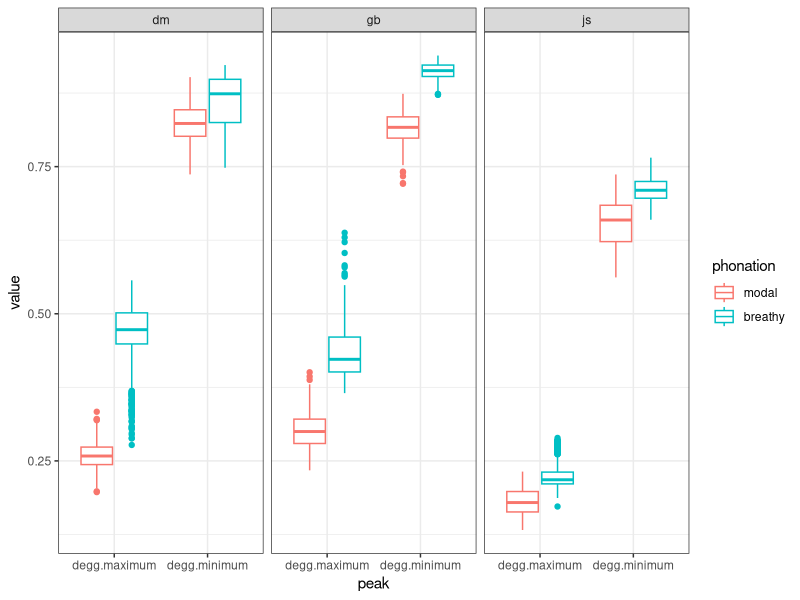
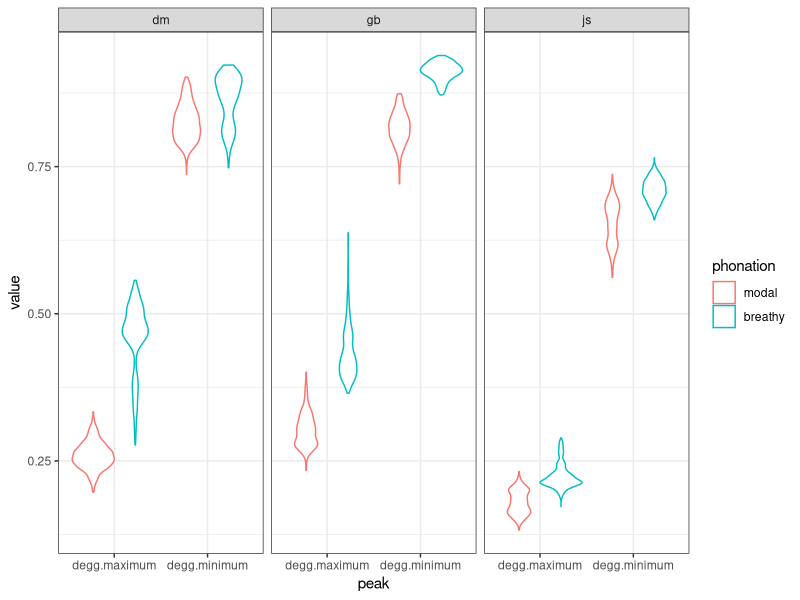
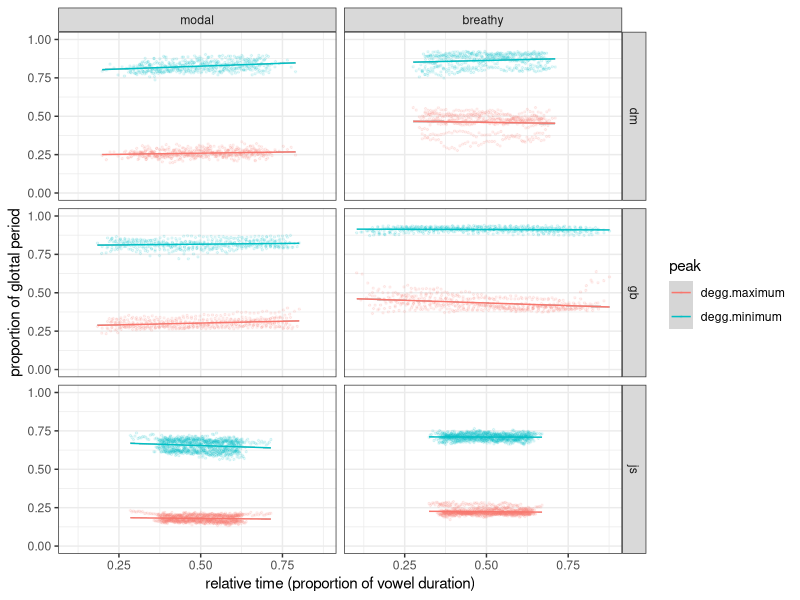
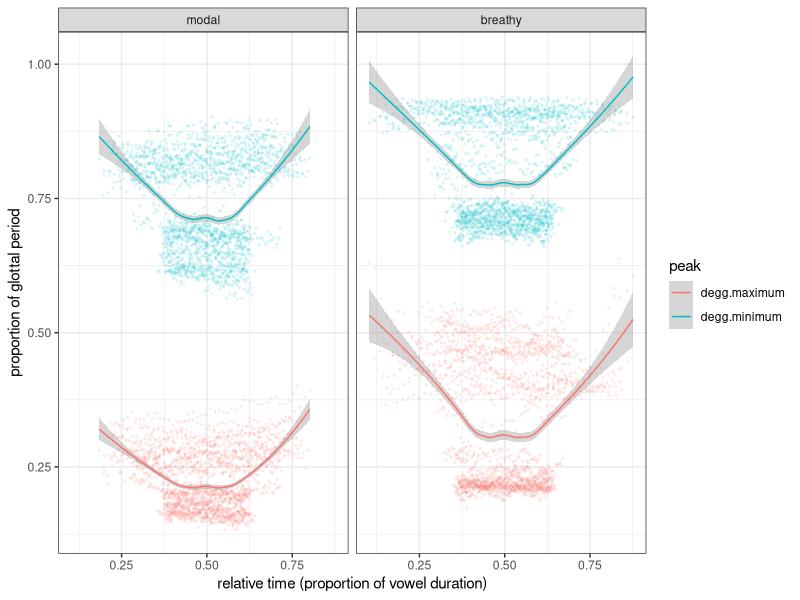
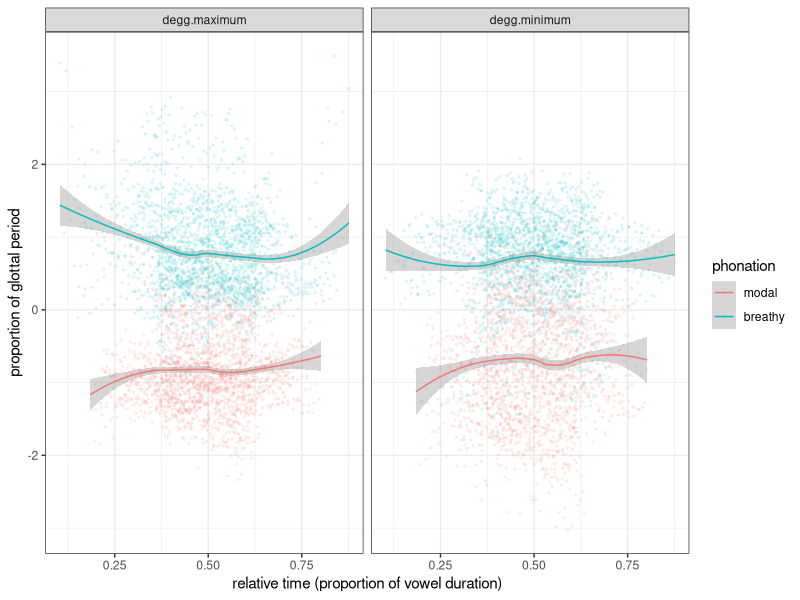
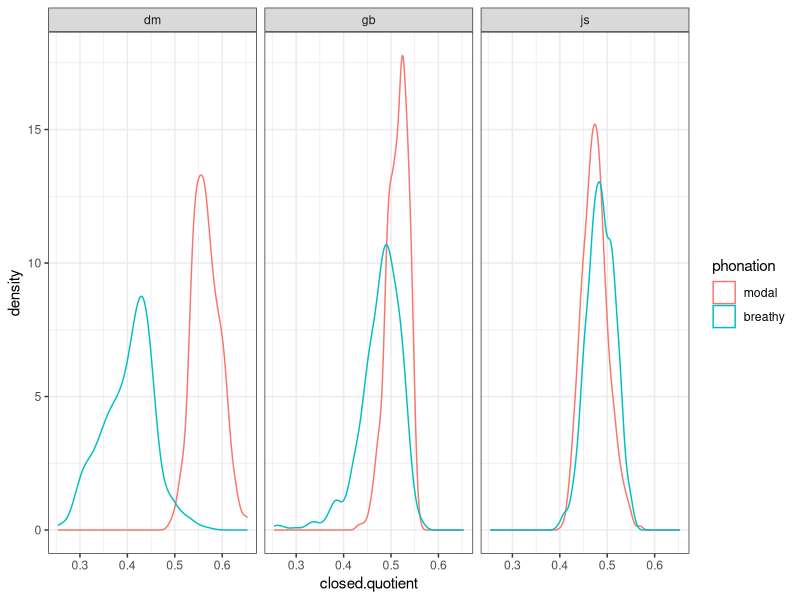
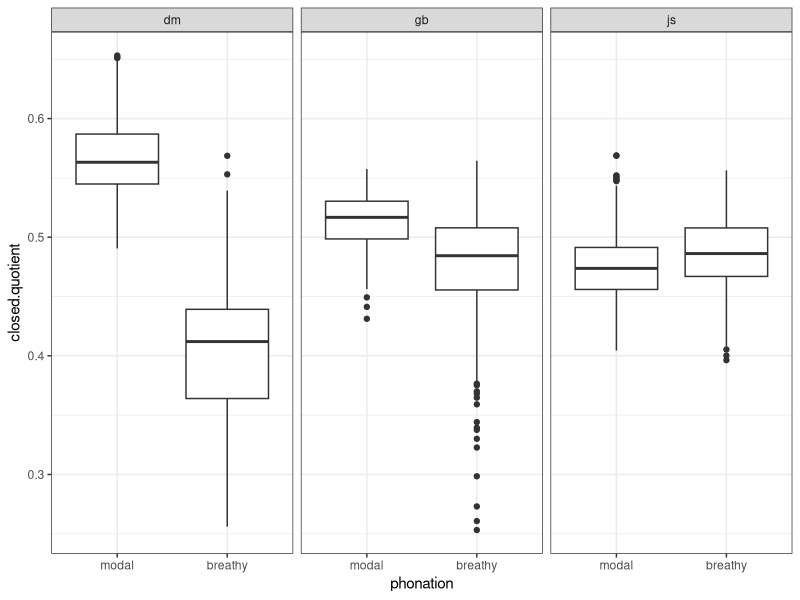

Reproduce these figures in R, in order. (Note: this script raises an error after producing the figures.)
## ---- chunk 1
knitr::opts_chunk$set(echo = TRUE)
knitr::opts_knit$set(root.dir=normalizePath("../../"))
library(readr)
library(dplyr)
library(tidyr)
library(ggplot2)
theme_set(theme_bw())
library(lme4)
library(effects)
library(afex)
## ---- chunk 2
degg.tracing <- read_csv("./tracegram-pilot/results/results.csv") %>%
    separate(file, c("speaker", "phonation")) %>%
    mutate_if(is.character, as.factor) %>%
    mutate(phonation = factor(phonation, levels = c("modal", "breathy"))) %>%
    gather(peak, value, degg.maximum:degg.minimum)

degg.tracing.norm <- read_csv("./tracegram-pilot/results/results.csv") %>%
    separate(file, c("speaker", "phonation")) %>%
    mutate_if(is.character, as.factor) %>%
    mutate(phonation = factor(phonation, levels = c("modal", "breathy")))%>%
    group_by(speaker) %>%
    mutate(maximum.norm = scale(degg.maximum),
           minimum.norm = scale(degg.minimum)) %>%
    gather(peak, value.norm, maximum.norm:minimum.norm)

value.norm <- degg.tracing.norm$value.norm
degg.tracing <- cbind(degg.tracing, value.norm)

quotient <- read_csv("./tracegram-pilot/results/results.csv") %>%
    separate(file, c("speaker", "phonation")) %>%
    mutate_if(is.character, as.factor) %>%
    mutate(phonation = factor(phonation, levels = c("modal", "breathy")),
           closed.quotient = degg.minimum - degg.maximum
           )
## ---- chunk 3
ggplot(degg.tracing, aes(peak, value, colour = phonation)) +
    geom_boxplot() +
    facet_grid(. ~ speaker)
## ---- chunk 4
ggplot(degg.tracing, aes(peak, value, colour = phonation)) +
    geom_violin() +
    facet_grid(. ~ speaker)
## ---- chunk 5
ggplot(degg.tracing, aes(time, value, colour = peak)) +
    geom_point(size = 0.5, alpha = 0.1) +
    geom_smooth(size = 0.5, method = "lm") +
    xlab("relative time (proportion of vowel duration)") +
    ylab("proportion of glottal period") +
    facet_grid(speaker ~ phonation) +
    ylim(0, 1)
## ---- chunk 6
ggplot(degg.tracing, aes(time, value, colour = peak)) +
    geom_point(size = 0.5, alpha = 0.1) +
    geom_smooth(size = 0.5, method = "loess") +
    xlab("relative time (proportion of vowel duration)") +
    ylab("proportion of glottal period") +
    facet_grid(. ~ phonation)
## ---- chunk 7
ggplot(degg.tracing, aes(time, value.norm, colour = phonation)) +
    geom_point(size = 0.5, alpha = 0.1) +
    geom_smooth(size = 0.5, method = "loess") +
    xlab("relative time (proportion of vowel duration)") +
    ylab("proportion of glottal period") +
    facet_grid(. ~ peak)
## ---- chunk 8
ggplot(quotient, aes(closed.quotient, colour = phonation)) +
    geom_density() +
    facet_grid(. ~ speaker)
## ---- chunk 9
ggplot(quotient, aes(phonation, closed.quotient)) +
    geom_boxplot() +
    facet_grid(. ~ speaker)
## ---- chunk 10
quotient.lmer <- lmer(
    closed.quotient ~
        phonation +
        (1 + phonation|speaker),
    data = quotient
)

summary(quotient.lmer)
## ---- chunk 11
quotient.lmer.null <- lmer(
    closed.quotient ~
        (1 + phonation|speaker),
    data = quotient
)

anova(quotient.lmer.null, quotient.lmer)
## ---- chunk 12
plot(allEffects(quotient.lmer))
## ---- chunk 13
ggplot(quotient, aes(time, closed.quotient, colour = speaker)) +
    geom_point(alpha = 0.2) +
    facet_grid(phonation ~ .)
